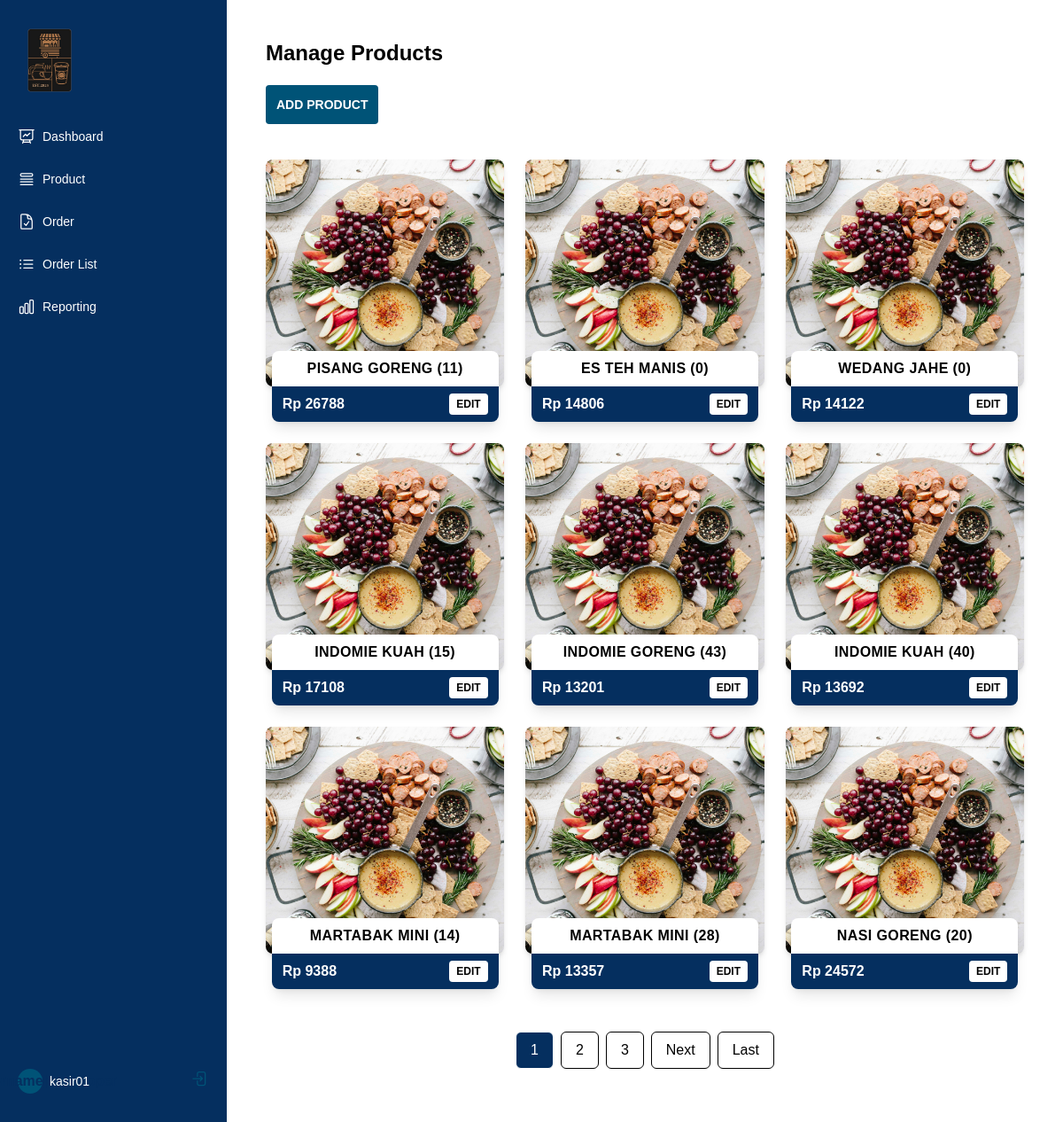
/products/ (signed in), run on the app's committed database.
### app/models.py (models this page shows, shortened)
class CustomUser(AbstractUser):
    ROLE_CHOICES = [
        ('owner', 'Owner'),
        ('kasir', 'Kasir'),
        ('customer', 'Customer'),
    ]
    role = models.CharField(max_length=10, choices=ROLE_CHOICES, default='customer')
    groups = models.ManyToManyField(
        'auth.Group',
        related_name='customuser_set',  # Ubah nama relasi
        blank=True
    )
    user_permissions = models.ManyToManyField(
        'auth.Permission',
        related_name='customuser_permissions_set',  # Ubah nama relasi
        blank=True
    )

class Product(models.Model):
    name = models.CharField(max_length=100)
    description = models.TextField()
    price = models.DecimalField(max_digits=10, decimal_places=2)
    image = models.ImageField(upload_to='products/', blank=True, null=True)
    category = models.CharField(max_length=50)  # Misal: Makanan, Minuman, dll.
    stock = models.PositiveIntegerField(default=0)  # Jumlah stok yang tersedia

### app/decorators.py (the view)
        def _wrapped_view(request, *args, **kwargs):
            if not request.user.is_authenticated:
                messages = request._messages if hasattr(request, '_messages') else None
                if messages:
                    messages.error(request, "Silakan login terlebih dahulu.")
                return redirect_to_login(request.get_full_path(), 'kasir_owner_login')
            if request.user.role not in allowed_roles:
                return HttpResponseForbidden("You do not have permission to access this page.")
            return view_func(request, *args, **kwargs)

### app/views.py (called while the page is built)
@login_required
@role_required(allowed_roles=['kasir', 'owner'])
def product_list(request):
    products = Product.objects.all()
    paginator = Paginator(products, 9)
    page_number = request.GET.get('page')
    page_obj = paginator.get_page(page_number)
    page_range = list(page_obj.paginator.page_range)
    start_index = max(page_obj.number - 1, 0)
    end_index = min(page_obj.number + 1, len(page_range) - 1)
    page_range = page_range[start_index:end_index + 1]
    return render(request, 'product.html', {'products': page_obj, 'page_range': page_range})

### templates/product.html (shortened to what this page needs)
{% extends "base.html" %} {% block content %}
<div class="container mx-auto p-5">
  <h2 class="text-2xl font-bold mb-5">Manage Products</h2>
  <button
    id="openAddModal"
    class="mb-10 bg-secondary uppercase text-sm font-semibold text-white p-3 rounded-sm"
  >
    Add Product
  </button>
  <div class="grid grid-cols-1 sm:grid-cols-2 lg:grid-cols-3 gap-6 mb-6">
    {% for product in products %}
    <div
      class="flex flex-col items-center justify-center w-full max-w-sm mx-auto"
    >
      <div
        class="w-full h-64 bg-gray-300 bg-center bg-cover rounded-lg shadow-md"
        style="background-image: url('{{ product.image.url }}')"
      ></div>
      <div
        class="w-56 -mt-10 overflow-hidden bg-white rounded-lg shadow-lg md:w-64"
      >
        <h3
          class="py-2 font-bold tracking-wide text-center text-black uppercase"
        >
          {{ product.name }} ({{ product.stock }})
        </h3>
        <div class="flex items-center justify-between px-3 py-2 bg-primary">
          <span class="font-bold text-white"
            >Rp {{ product.price|floatformat:0 }}</span
          >
          <button
            class="px-2 py-1 text-xs font-semibold text-black uppercase transition-colors duration-300 transform bg-white rounded hover:bg-gray-700 focus:bg-gray-700 focus:outline-none"
            onclick="openEditModal({{ product.id }}, '{{ product.name|escapejs }}', {{ product.price|floatformat:'0' }}, {{ product.stock|floatformat:'0' }}, '{{ product.category|escapejs }}', '{{ product.description|escapejs }}', '{{ product.image.url|escapejs }}')"
          >
            Edit
          </button>
        </div>
      </div>
    </div>
    {% empty %}
    <div class="col-span-3 text-center text-gray-500 dark:text-gray-400">
      No products found.
    </div>
    {% endfor %}
  </div>
  <div class="flex justify-center mt-12 mb-4">
     {% for num in page_range %} {% if products.number == num %}
    <span
      class="px-4 py-2 mx-1 text-white border-1 border:bg-primary bg-primary rounded-md"
      >{{ num }}</span
    >
    {% else %}
    <a
      href="?page={{ num }}"
      class="px-4 py-2 mx-1 text-black border-1 border:bg-primary bg-white rounded-md hover:bg-primary hover:text-black"
      >{{ num }}</a
    >
    {% endif %} {% endfor %} {% if products.has_next %}
    <a
      href="?page={{ products.next_page_number }}"
      class="px-4 py-2 mx-1 text-black border-1 border:bg-primary bg-white rounded-md hover:bg-primary hover:text-black"
      >Next</a
    >
    <a
      href="?page={{ products.paginator.num_pages }}"
      class="px-4 py-2 mx-1 text-black border-1 border:bg-primary bg-white rounded-md hover:bg-primary hover:text-black"
      >Last</a
    >
    {% endif %}
  </div>
</div>
{% endblock %}

### templates/base.html (shortened to what this page needs)
{% load static %}
<!DOCTYPE html>
<html>
  <head>
    <link href="{% static 'css/output.css' %}" rel="stylesheet" />
  </head>
  <body class="bg-bg font-poppins">
    <div class="flex h-screen"
      <aside
        id="sidebar"
        class="flex flex-col w-64 h-screen px-5 py-8 overflow-y-auto bg-primary transform -translate-x-full transition-transform duration-300 ease-in-out lg:translate-x-0 lg:static fixed z-40 mt-16 lg:mt-0"
      >
        <a href="/" class="flex items-center justify-center lg:justify-start">
          <img
            class="w-auto h-18"
            src="{% static 'logo_warpul.png' %}"
            alt=""
          />
        </a>
        <div class="flex flex-col justify-between flex-1 mt-2">
          <nav class="flex-1 -mx-3 space-y-3">
            <br />
            <a
              class="flex items-center px-3 py-2 text-white transition-colors duration-300 transform rounded-lg hover:bg-secondary hover:text-primary"
              href="{% url 'kasir_dashboard' %}"
            >
              <span class="mx-2 text-sm font-medium">Dashboard</span>
            </a>
            <a
              class="flex items-center px-3 py-2 text-white transition-colors duration-300 transform rounded-lg hover:bg-secondary hover:text-primary"
              href="{% url 'product_list' %}"
            >
              <svg
                xmlns="http://www.w3.org/2000/svg"
                fill="none"
                viewBox="0 0 24 24"
                stroke-width="1.5"
                stroke="currentColor"
                class="w-5 h-5"
              >
                <path
                  stroke-linecap="round"
                  stroke-linejoin="round"
                  d="M3.75 12h16.5m-16.5 3.75h16.5M3.75 19.5h16.5M5.625 4.5h12.75a1.875 1.875 0 010 3.75H5.625a1.875 1.875 0 010-3.75z"
                />
              </svg>
              <span class="mx-2 text-sm font-medium">Product</span>
            </a>
            <a
              class="flex items-center px-3 py-2 text-white transition-colors duration-300 transform rounded-lg hover:bg-secondary hover:text-primary"
              href="{% url 'order_menu' %}"
            >
              <span class="mx-2 text-sm font-medium">Order</span>
            </a>
            <a
              class="flex items-center px-3 py-2 text-white transition-colors duration-300 transform rounded-lg hover:bg-secondary hover:text-primary"
              href="{% url 'order_list' %}"
            >
              <span class="mx-2 text-sm font-medium">Order List</span>
            </a>
            <a
              class="flex items-center px-3 py-2 text-white transition-colors duration-300 transform rounded-lg hover:bg-secondary hover:text-primary"
              href="{% url 'kasir_order_report' %}"
            >
              <span class="mx-2 text-sm font-medium">Reporting</span>
            </a>
          </nav>
          <div class="mt-6">
            <div class="flex items-center justify-between mt-6">
              <div class="flex items-center gap-x-2">
                <div
                  class="flex items-center justify-center object-cover rounded-full h-7 w-7 bg-secondary text-primary font-bold"
                >
                </div>
                <span class="text-sm font-medium text-white">
                  {% if user.is_authenticated %}{{ user.username }} {% endif %}
                </span>
              </div>
              <form method="post" action="{% url 'kasir_owner_logout' %}">
                <button
                  type="submit"
                  title="Logout"
                  class="text-secondary transition-colors duration-200 rotate-180 hover:text-accent"
                >
                </button>
              </form>
            </div>
          </div>
        </div>
      </aside>
      <main class="flex-1 p-6 overflow-y-auto bg-bg pt-20 lg:pt-6">
        {% block content %}{% endblock %}
      </main>
    </div>
  </body>
</html>

### data on the page
CustomUser: username "kasir01"
Product: image (placeholder picture), name "PISANG GORENG", stock "11", price "26788"
Product: image (placeholder picture), name "ES TEH MANIS", stock "0", price "14806"
Product: image (placeholder picture), name "WEDANG JAHE", stock "0", price "14122"
Product: image (placeholder picture), name "INDOMIE KUAH", stock "15", price "17108"
Product: image (placeholder picture), name "INDOMIE GORENG", stock "43", price "13201"
Product: image (placeholder picture), name "INDOMIE KUAH", stock "40", price "13692"
Product: image (placeholder picture), name "MARTABAK MINI", stock "14", price "9388"
Product: image (placeholder picture), name "MARTABAK MINI", stock "28", price "13357"
Product: image (placeholder picture), name "NASI GORENG", stock "20", price "24572"

### other printed values
{{ num }} "1"
{{ num }} "2" "3"
